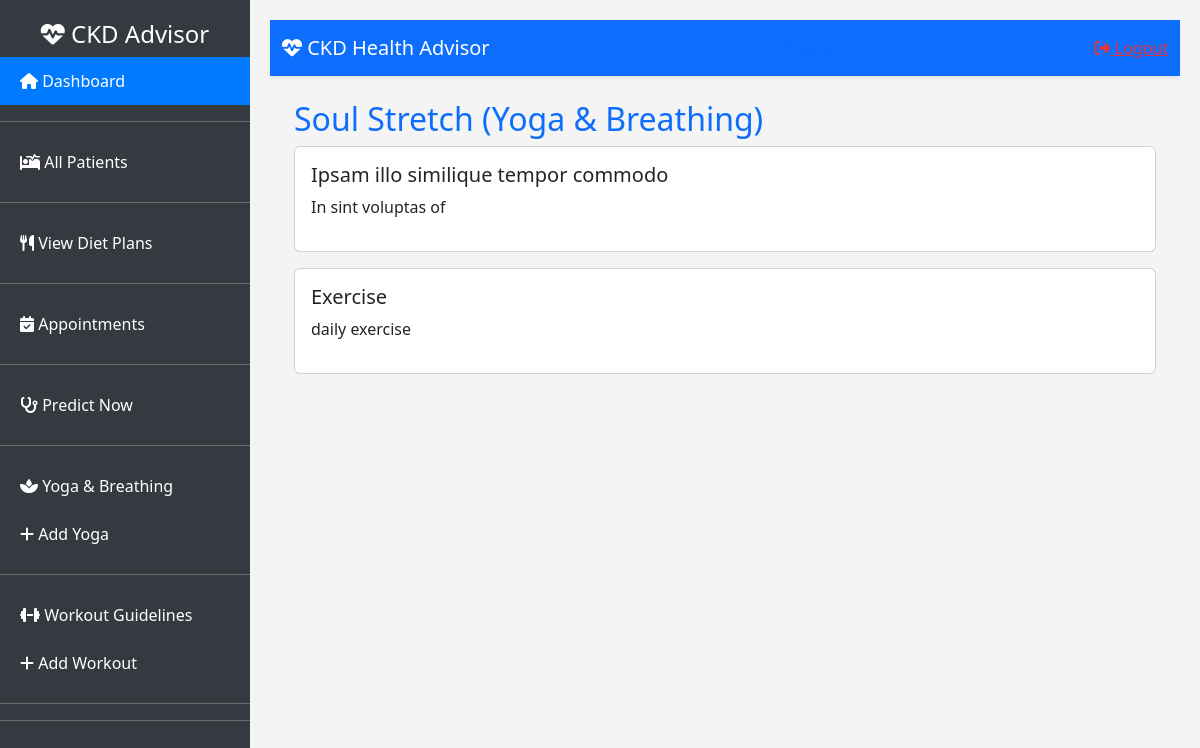
Page /soul-stretch/ (signed in) on the committed database.
### Accounts/models.py (models this page shows, shortened)
class SoulStretch(models.Model):
    title = models.CharField(max_length=100)
    description = models.TextField()
    image = models.ImageField(upload_to="yoga_images/", blank=True, null=True)
    video = models.FileField(upload_to="yoga_videos/", blank=True, null=True)

### Accounts/views.py (the view)
# urls.py: path("soul-stretch/", SoulStretchListView.as_view(), name="soul_stretch"),
class SoulStretchListView(ListView):
    model = SoulStretch
    template_name = "calories/soul_stretch.html"
    context_object_name = "stretches"

### templates/calories/soul_stretch.html (shortened to what this page needs)
{% extends "base.html" %}
{% block content %}
<div class="container mt-4">
    <h2 class="text-primary">Soul Stretch (Yoga & Breathing)</h2>
    {% for exercise in stretches %}
    <div class="card mb-3">
        <div class="card-body">
            <h5 class="card-title">{{ exercise.title }}</h5>
            <p>{{ exercise.description }}</p>
        </div>
    </div>
    {% endfor %}
</div>
{% endblock %}

### templates/base.html (style rules this page uses)
body { background: #f4f4f4; display: flex; }

### rows in the picture
SoulStretch: title "Ipsam illo similique tempor commodo", description "In sint voluptas of"
SoulStretch: title "Exercise", description "daily exercise"
